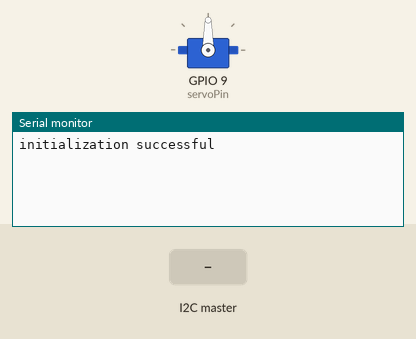
Simulated run of this sketch. Board: ESP32. Shown: servo, the last lines printed to the serial monitor. The test bench sets the inputs (shaded band).

Above: at 1.2 s.
1.3 s: the I2C master sends "r"
At 2.5 s:
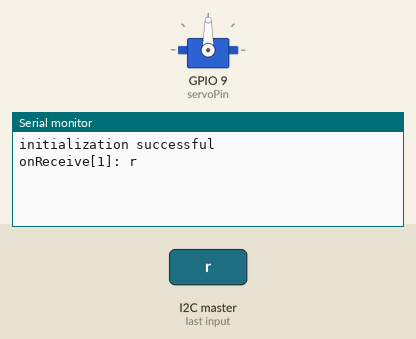
2.8 s: the I2C master sends "g"
At 3.9 s:
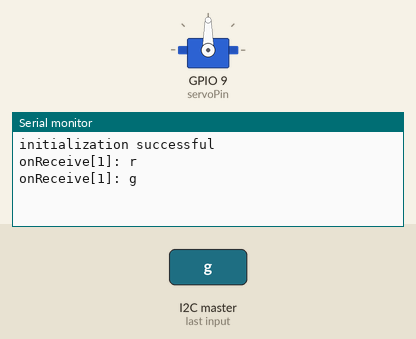
4.3 s: the I2C master sends "b"
At 5.1 s:
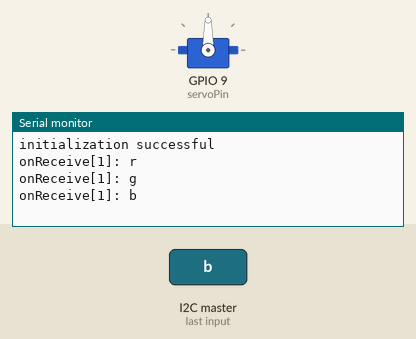

The sketch:

i2c_card_sorter_esp.ino
```cpp
/* Code involving the ESP32's servo movement modified ffrom
 https://dronebotworkshop.com/esp32-servo/

 modified 8 Nov 2013
 by Scott Fitzgerald

 modified for the ESP32 on March 2017
 by John Bennett

 modified 14 Apr 2024
 by Steve Guzman

 see http://www.arduino.cc/en/Tutorial/Sweep for a description of the original code
 */

#include <Arduino.h>
#include <ESP32Servo.h>
#include "Wire.h"

#define I2C_DEV_ADDR 0x55
#define sdaPin 4
#define sclPin 5

// servo object to controll the platform's rotation
Servo rotatePlatform;

int pos = 0; // servo position
int servoPin = 9;
long testing = 0;
char cardColor = 0;
int motorLock = 0;

uint32_t i = 0;
bool initialized;

// Requests from the master device upon a slave read request
void onRequest(){
  Wire.print(i++);
  Wire.print(" Packets.");
  Serial.println("onRequest");
}

// Reading data from the master
void onReceive(int len){
  Serial.printf("onReceive[%d]: ", len);
  while(Wire.available()){
    char c = Wire.read();
    Serial.println(c);
    cardColor = c;
  }

  motorLock += 1;


}

void setup() {
  // serial line communication setup
  Serial.begin(115200);
  Serial.setDebugOutput(true);

  // setup to communicate between Pi and ESP32
  Wire.onReceive(onReceive);
  Wire.onRequest(onRequest);
  initialized = Wire.begin((uint8_t)I2C_DEV_ADDR,(int) sdaPin,(int) sclPin, 0);
  if (initialized = true){
    Serial.println("initialization successful");
  }


  // Servo timer allocation
	ESP32PWM::allocateTimer(0);
	ESP32PWM::allocateTimer(1);
	ESP32PWM::allocateTimer(2);
	ESP32PWM::allocateTimer(3);
  	rotatePlatform.setPeriodHertz(50);    // standard 50 hz servo
	rotatePlatform.attach(servoPin, 500, 2400); // attaches the servo on pin 18 to the servo object

}

void loop() {

  while (motorLock == 10) {

    if (cardColor == 114) {
      pos = 0;
    } else if (cardColor == 103) {
      pos = 45;
    } else if (cardColor == 98) {
      pos = 90;
    } else {
      pos = 135;
    }

    rotatePlatform.write(pos);
    delay(5000);

    motorLock = 0;
  }

}
```

Measured:
- after the input at 1.3 s, the serial monitor: prints a new line after 0.05 s (image 1)
- after the input at 2.8 s, the serial monitor: prints a new line after 0.05 s (image 2)
- after the input at 4.3 s, the serial monitor: prints a new line after 0.05 s (image 3)
